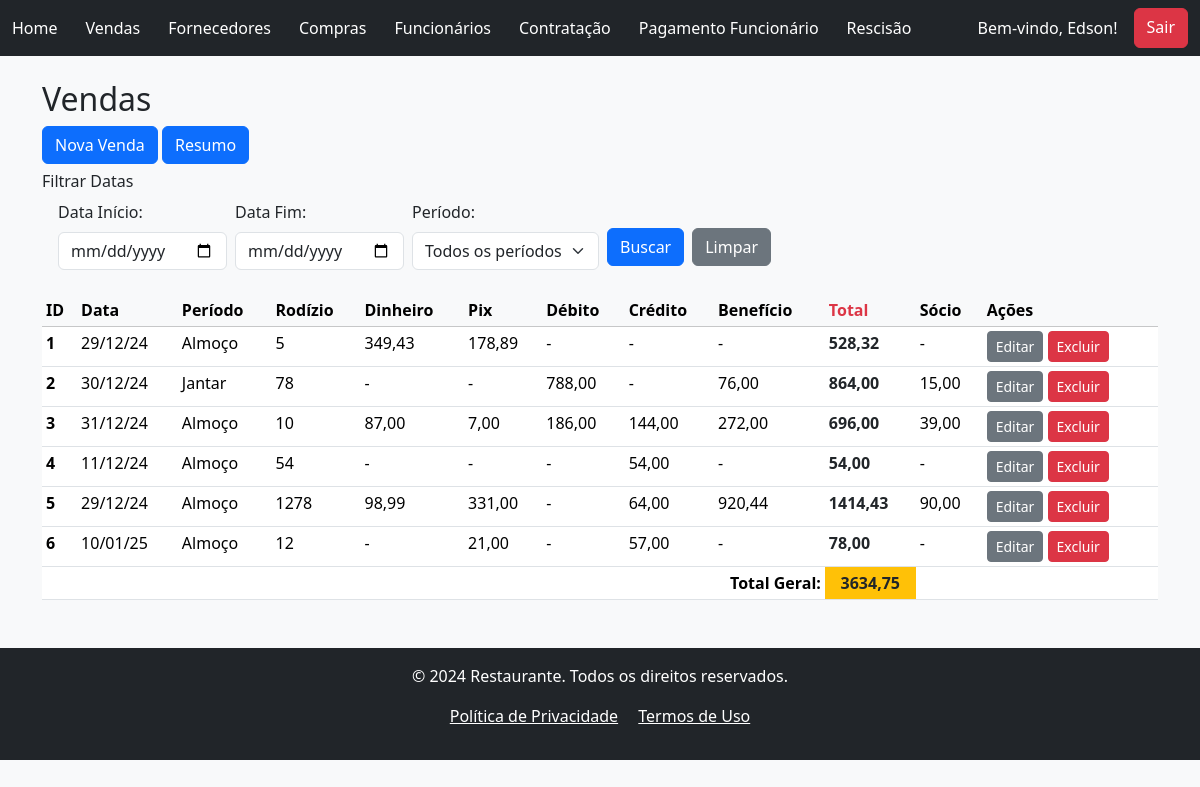
The app's page /sales/ (signed in), older data.
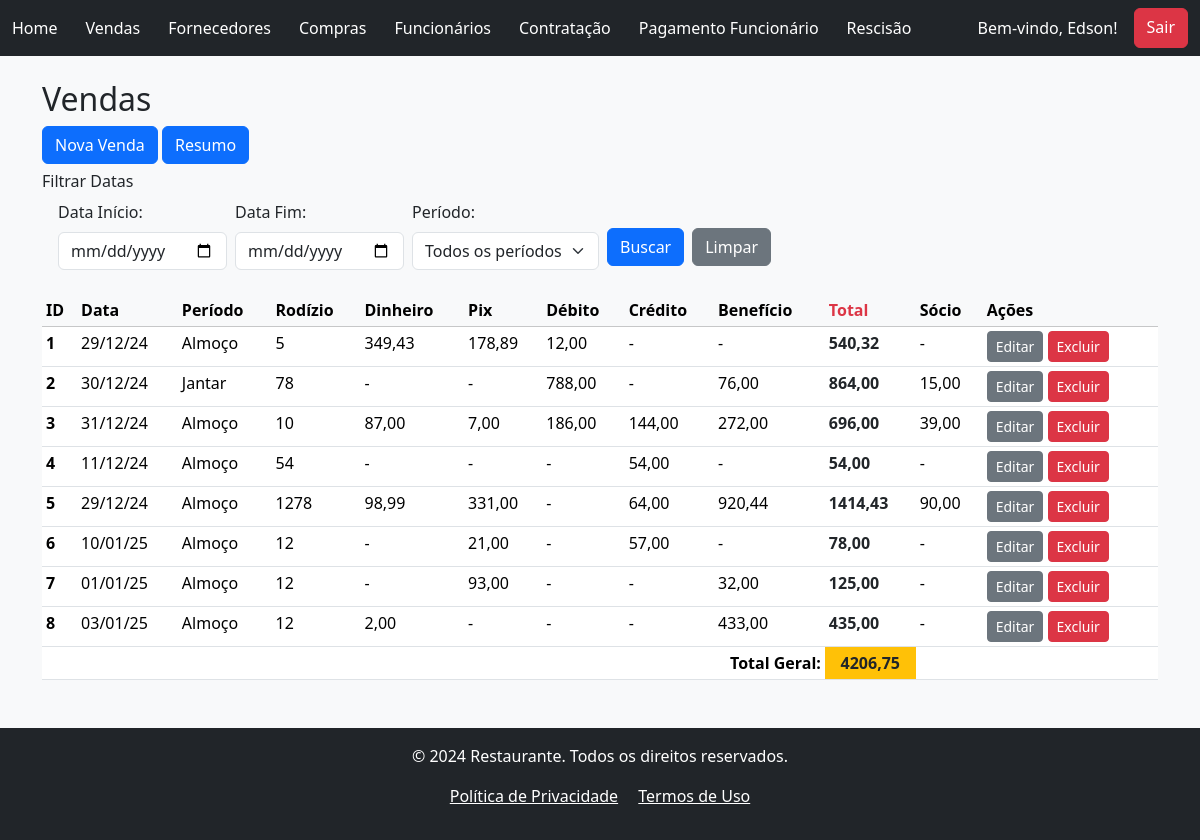
The same page, newer data.
### vendas/models.py (models this page shows, shortened)
class Vendas(models.Model):
    PERIODO_CHOICES = [
        ('Almoço', 'Almoço'),
        ('Jantar', 'Jantar'),
        ]
    created_at = models.DateTimeField(auto_now_add=True)
    data_venda = models.DateField(verbose_name="Data da Venda", null=False, blank=False)
    periodo = models.CharField(verbose_name="Período", max_length=6, choices=PERIODO_CHOICES, blank=False)
    rodizio = models.IntegerField(verbose_name="Qtd Rodízio", null=False, blank=False)
    dinheiro = models.DecimalField(verbose_name="Dinheiro", max_digits=8, decimal_places=2, null=True, blank=True)
    pix = models.DecimalField(verbose_name="Pix", max_digits=8, decimal_places=2, null=True, blank=True)
    debito_mastercard = models.DecimalField(verbose_name="Debito MasterCard", max_digits=8, decimal_places=2, null=True, blank=True)
    debito_visa = models.DecimalField(verbose_name="Debito Visa", max_digits=8, decimal_places=2, null=True, blank=True)
    debito_elo = models.DecimalField(verbose_name="Debito Elo", max_digits=8, decimal_places=2, null=True, blank=True)
    credito_mastercard = models.DecimalField(verbose_name="Credito MasterCard", max_digits=8, decimal_places=2, null=True, blank=True)
    credito_visa = models.DecimalField(verbose_name="Credito Visa", max_digits=8, decimal_places=2, null=True, blank=True)
    credito_elo = models.DecimalField(verbose_name="Credito Elo", max_digits=8, decimal_places=2, null=True, blank=True)
    alelo = models.DecimalField(verbose_name="Alelo", max_digits=8, decimal_places=2, null=True, blank=True)
    american_express = models.DecimalField(verbose_name="Amex", max_digits=8, decimal_places=2, null=True, blank=True)
    hiper = models.DecimalField(verbose_name="HiperCard", max_digits=8, decimal_places=2, null=True, blank=True)
    sodexo = models.DecimalField(verbose_name="Sodexo", max_digits=8, decimal_places=2, null=True, blank=True)
    ticket_rest = models.DecimalField(verbose_name="Ticket Refeição", max_digits=8, decimal_places=2, null=True, blank=True)
    vale_refeicao = models.DecimalField(verbose_name="Vale Refeição", max_digits=8, decimal_places=2, null=True, blank=True)
    dinersclub = models.DecimalField(verbose_name="DinersClub", max_digits=8, decimal_places=2, null=True, blank=True)
    socio = models.DecimalField(verbose_name="Sócio", max_digits=8, decimal_places=2, null=True, blank=True)
    dt_atualizado = models.DateTimeField(auto_now=True, null=False, blank=False)
    author = models.ForeignKey(User, on_delete=models.PROTECT, blank=False)
    def calcular_debito(self):
        return (self.debito_mastercard or 0) + (self.debito_visa or 0) + (self.debito_elo or 0)
    def calcular_credito(self):
        return (self.credito_mastercard or 0) + (self.credito_visa or 0) + (self.credito_elo or 0)
    def calcular_beneficio(self):
        return (
            (self.alelo or 0) +
            (self.american_express or 0) +
            (self.hiper or 0) +
            (self.sodexo or 0) +
            (self.ticket_rest or 0) +
            (self.vale_refeicao or 0) +
            (self.dinersclub or 0)
        )
    def calcular_total(self):
        return (
            (self.dinheiro or 0) +
            (self.pix or 0) +
            self.calcular_debito() +
            self.calcular_credito() +
            self.calcular_beneficio()
        )

### vendas/views.py (the view, shortened to what this page needs)
# urls.py: path('sales/', VendasListView.as_view(), name="venda_list"),
class VendasListView(LoginRequiredMixin, PermissionRequiredMixin, ListView):
    model = Vendas
    template_name = 'vendas_list.html'  # Garante que o template correto será usado
    permission_required = 'vendas.view_vendas'  # Permissão para visualizar objetos'
    def get_queryset(self):
        queryset = Vendas.objects.all()
        data_inicio = self.request.GET.get('data_inicio')
        data_fim = self.request.GET.get('data_fim')
        periodo = self.request.GET.get('periodo')
        if data_inicio:
            queryset = queryset.filter(data_venda__gte=data_inicio)
        if data_fim:
            queryset = queryset.filter(data_venda__lte=data_fim)
        if periodo:
            queryset = queryset.filter(periodo=periodo)
        return queryset
    def get_context_data(self, **kwargs):
        context = super().get_context_data(**kwargs)
        total_geral = 0  # Inicializa antes de usar
        vendas = context['object_list']
        for venda in vendas:
            venda.debito = venda.calcular_debito()
            venda.credito = venda.calcular_credito()
            venda.beneficio = venda.calcular_beneficio()
            venda.total = venda.calcular_total()
            total_geral += venda.total
        context['vendas_total'] = total_geral
        return context

### vendas/templates/vendas/vendas_list.html (shortened to what this page needs)
{% extends 'global/base.html' %}
{% block content %}
    <h2>Vendas</h2>
    <a href="{% url 'create_vendas' %}" class="btn btn-primary mb-2">Nova Venda</a>
    <a href="{% url 'resume_vendas' %}" class="btn btn-primary mb-2">Resumo</a>
    <h6>Filtrar Datas</h6>
    <div class="container ms-1">
        <form action="" method="GET" class="d-flex align-items-center">
            <div class="mb-2">
                <label for="data_inicio" class="form-label">Data Início:</label>
                <input type="date" class="form-control" id="data_inicio" name="data_inicio">
            </div>
            <div class="mb-2 ms-2">
                <label for="data_fim" class="form-label">Data Fim:</label>
                <input type="date" class="form-control" id="data_fim" name="data_fim">
            </div>
            <div class="mb-2 ms-2">
                <label for="periodo" class="form-label">Período:</label>
                <select class="form-select" id="periodo" name="periodo">
                    <option value="" {% if not request.GET.periodo %}selected{% endif %}>Todos os períodos</option>
                </select>
            </div>
            <div class="mb-2 ms-2 mt-4">
                <button type="submit" class="btn btn-primary" name="buscar_vendas">Buscar</button>
            </div>
            <div class="mb-2 ms-2 mt-4">
                <a href="{% url 'venda_list' %}" class="btn btn-secondary">Limpar</a>
            </div>
        </form>
    </div>
    {% if vendas_list %}
        <table class="table table-sm mt-3">
            <thead class="table-light">
            <tr>
                <th scope="col">ID</th>
                <th scope="col">Data</th>
                <th scope="col">Período</th>
                <th scope="col">Rodízio</th>
                <th scope="col">Dinheiro</th>
                <th scope="col">Pix</th>
                <th scope="col">Débito</th>
                <th scope="col">Crédito</th>
                <th scope="col">Benefício</th>
                <th scope="col" class="text-danger fw-bold">Total</th>
                <th scope="col">Sócio</th>
                <th scope="col">Ações</th>
            </tr>
            </thead>
            <tbody>
                {% for venda in vendas_list %}
                    <tr>
                        <th scope="row" >{{ venda.pk }}</th>
                        <td>{{ venda.data_venda|date:"d/m/y"}}</td>
                        <td>{{ venda.periodo}}</td>
                        <td>{{ venda.rodizio}}</td>
                        <td>{{ venda.dinheiro| default:"-"}}</td>
                        <td>{{ venda.pix| default:"-" }}</td>
                        <td>{{ venda.debito| default:"-" }}</td>
                        <td>{{ venda.credito| default:"-" }}</td>
                        <td>{{ venda.beneficio| default:"-" }}</td>
                        <td class="text-dark fw-bold">{{ venda.total}}</td>
                        <td>{{ venda.socio| default:"-" }}</td>
                        <td>
                            <a href="{% url 'update_vendas' pk=venda.pk %}" class="btn btn-secondary btn-sm" >Editar</a>
                            <a href="{% url 'delete_vendas' pk=venda.pk %}" class="btn btn-danger btn-sm">Excluir</a>
                        </td>
                    </tr>
                {% endfor %}
            </tbody>
            <tfoot>
                <tr>
                    <td colspan="9" class="text-end fw-bold">Total Geral:</td>
                    <td class="bg-warning text-dark fw-bold text-center">
                        {{ vendas_total }}
                    </td>
                    <td colspan="2"></td>
                </tr>
            </tfoot>
        </table>
    {% else %}
        <p>Não há registros</p>
    {% endif %}
{% endblock content %}

### project/templates/global/base.html (shortened to what this page needs)
<!DOCTYPE html>
<html lang="pt-br">
  <head>
    <link href="https://cdn.jsdelivr.net/npm/bootstrap@5.3.3/dist/css/bootstrap.min.css"
    rel="stylesheet">
  </head>
  <nav class="navbar bg-dark mb-4" data-bs-theme="dark">
    <div class="container-fluid">
      <a class="navbar-brand" href="{% url 'home' %}" style="font-size: 16px; margin-right: 28px;">Home</a>
      <a class="navbar-brand" href="{% url 'venda_list' %}" style="font-size: 16px; margin-right: 28px;">Vendas</a>
      <a class="navbar-brand" href="{% url 'fornecedor_list' %}" style="font-size: 16px; margin-right: 28px;">Fornecedores</a>
      <a class="navbar-brand" href="{% url 'compras_list' %}" style="font-size: 16px;margin-right: 28px;">Compras</a>
      <a class="navbar-brand" href="{% url 'funcionarios_list' %}" style="font-size: 16px; margin-right: 28px;">Funcionários</a>
      <a class="navbar-brand" href="{% url 'contratacao_list' %}" style="font-size: 16px; margin-right: 28px;">Contratação</a>
      <a class="navbar-brand" href="{% url 'pagamento_list' %}" style="font-size: 16px; margin-right: 28px;">Pagamento Funcionário</a>
      <a class="navbar-brand" href="{% url 'rescisao_list' %}" style="font-size: 16px; margin-right: 28px;">Rescisão</a>
      <div class="d-flex ms-auto">
        {% if user.is_authenticated %}
          <span class="navbar-text text-white me-3">
            Bem-vindo, {{ user.first_name }}!
          </span>
          <a href="{% url 'logout' %}" class="btn btn-danger">Sair</a>
        {% else %}
          <a href="{% url 'login' %}" class="btn btn-outline-light">Login</a>
        {% endif %}
      </div>
    </div>
  </nav>
  <body>
    <main class="container">
        {% block content %}{% endblock content %}
    </main>
  </body>
  <footer class="bg-dark text-white py-3 mt-5">
    <div class="container text-center">
        <p>&copy; 2024 Restaurante. Todos os direitos reservados.</p>
        <p>
            <a href="#" class="text-white me-3">Política de Privacidade</a>
            <a href="#" class="text-white">Termos de Uso</a>
        </p>
    </div>
</footer>
</html>

### project/templates/global/base.html (style rules this page uses)
body { background-color: #f8f9fa; }

Row changes from the older to the newer data that the page shows:
changed Vendas id 1: debito "-" → "12,00"; total "528,32" → "540,32"
added Vendas: pk "7", data_venda "01/01/25", periodo "Almoço", rodizio "12", dinheiro "-", pix "93,00", debito "-", credito "-", beneficio "32,00", total "125,00", socio "-"
added Vendas: pk "8", data_venda "03/01/25", periodo "Almoço", rodizio "12", dinheiro "2,00", pix "-", debito "-", credito "-", beneficio "433,00", total "435,00", socio "-"
Text that changed along with them:
{{ vendas_total }}: "3634,75" → "4206,75"
